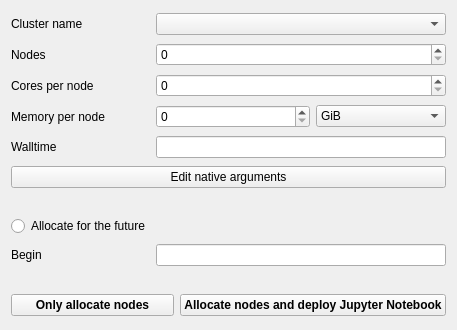
<?xml version="1.0" encoding="UTF-8"?>
<ui version="4.0">
 <class>Form</class>
 <widget class="QWidget" name="Form">
  <property name="geometry">
   <rect>
    <x>0</x>
    <y>0</y>
    <width>450</width>
    <height>330</height>
   </rect>
  </property>
  <property name="windowTitle">
   <string>Form</string>
  </property>
  <layout class="QGridLayout" name="gridLayout">
   <item row="4" column="1" colspan="3">
    <widget class="QLineEdit" name="walltime_edit"/>
   </item>
   <item row="4" column="0">
    <widget class="QLabel" name="walltime_label">
     <property name="maximumSize">
      <size>
       <width>139</width>
       <height>16777215</height>
      </size>
     </property>
     <property name="text">
      <string>Walltime</string>
     </property>
    </widget>
   </item>
   <item row="9" column="1" colspan="3">
    <widget class="QLineEdit" name="begin_edit"/>
   </item>
   <item row="7" column="0">
    <widget class="QRadioButton" name="future_allocation">
     <property name="text">
      <string>Allocate for the future</string>
     </property>
    </widget>
   </item>
   <item row="3" column="1" colspan="2">
    <widget class="QSpinBox" name="memory_edit">
     <property name="sizePolicy">
      <sizepolicy hsizetype="Expanding" vsizetype="Maximum">
       <horstretch>0</horstretch>
       <verstretch>0</verstretch>
      </sizepolicy>
     </property>
    </widget>
   </item>
   <item row="1" column="1" colspan="3">
    <widget class="QSpinBox" name="nodes_edit"/>
   </item>
   <item row="2" column="1" colspan="3">
    <widget class="QSpinBox" name="cores_edit"/>
   </item>
   <item row="9" column="0">
    <widget class="QLabel" name="begin_label">
     <property name="text">
      <string>Begin</string>
     </property>
    </widget>
   </item>
   <item row="2" column="0">
    <widget class="QLabel" name="cores_label">
     <property name="text">
      <string>Cores per node</string>
     </property>
    </widget>
   </item>
   <item row="3" column="0">
    <widget class="QLabel" name="memory_label">
     <property name="text">
      <string>Memory per node</string>
     </property>
    </widget>
   </item>
   <item row="3" column="3">
    <widget class="QComboBox" name="memory_unit_box">
     <property name="sizePolicy">
      <sizepolicy hsizetype="Minimum" vsizetype="Maximum">
       <horstretch>0</horstretch>
       <verstretch>0</verstretch>
      </sizepolicy>
     </property>
     <item>
      <property name="text">
       <string>GiB</string>
      </property>
     </item>
     <item>
      <property name="text">
       <string>MiB</string>
      </property>
     </item>
     <item>
      <property name="text">
       <string>TiB</string>
      </property>
     </item>
     <item>
      <property name="text">
       <string>PiB</string>
      </property>
     </item>
    </widget>
   </item>
   <item row="0" column="0">
    <widget class="QLabel" name="cluster_name_deployn_label">
     <property name="text">
      <string>Cluster name</string>
     </property>
    </widget>
   </item>
   <item row="1" column="0">
    <widget class="QLabel" name="nodes_label">
     <property name="text">
      <string>Nodes</string>
     </property>
    </widget>
   </item>
   <item row="0" column="1" colspan="3">
    <widget class="QComboBox" name="cluster_names_box"/>
   </item>
   <item row="6" column="0" colspan="4">
    <spacer name="horizontalSpacer">
     <property name="orientation">
      <enum>Qt::Horizontal</enum>
     </property>
     <property name="sizeHint" stdset="0">
      <size>
       <width>40</width>
       <height>20</height>
      </size>
     </property>
    </spacer>
   </item>
   <item row="12" column="0" colspan="2">
    <widget class="QPushButton" name="allocate_nodes_button">
     <property name="font">
      <font>
       <weight>75</weight>
       <bold>true</bold>
      </font>
     </property>
     <property name="text">
      <string>Only allocate nodes</string>
     </property>
    </widget>
   </item>
   <item row="10" column="0" colspan="4">
    <spacer name="horizontalSpacer_2">
     <property name="orientation">
      <enum>Qt::Horizontal</enum>
     </property>
     <property name="sizeHint" stdset="0">
      <size>
       <width>40</width>
       <height>20</height>
      </size>
     </property>
    </spacer>
   </item>
   <item row="12" column="2" colspan="2">
    <widget class="QPushButton" name="deploy_button">
     <property name="font">
      <font>
       <weight>75</weight>
       <bold>true</bold>
      </font>
     </property>
     <property name="text">
      <string>Allocate nodes and deploy Jupyter Notebook</string>
     </property>
    </widget>
   </item>
   <item row="5" column="0" colspan="4">
    <widget class="QPushButton" name="edit_native_arguments_button">
     <property name="text">
      <string>Edit native arguments</string>
     </property>
    </widget>
   </item>
  </layout>
 </widget>
 <tabstops>
  <tabstop>cluster_names_box</tabstop>
  <tabstop>nodes_edit</tabstop>
  <tabstop>cores_edit</tabstop>
  <tabstop>memory_edit</tabstop>
  <tabstop>memory_unit_box</tabstop>
  <tabstop>walltime_edit</tabstop>
 </tabstops>
 <resources/>
 <connections/>
</ui>
